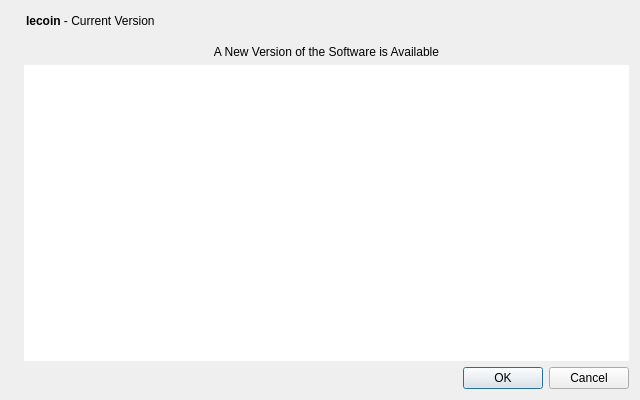
<?xml version="1.0" encoding="UTF-8"?>
<ui version="4.0">
 <class>UpdateDialog</class>
 <widget class="QDialog" name="UpdateDialog">
  <property name="geometry">
   <rect>
    <x>0</x>
    <y>0</y>
    <width>640</width>
    <height>400</height>
   </rect>
  </property>
  <property name="windowTitle">
   <string>LeCoin Update</string>
  </property>
  <layout class="QHBoxLayout" name="horizontalLayout_2">
   <item>
    <widget class="QLabel" name="label_4">
     <property name="sizePolicy">
      <sizepolicy hsizetype="Preferred" vsizetype="Ignored">
       <horstretch>0</horstretch>
       <verstretch>0</verstretch>
      </sizepolicy>
     </property>
     <property name="pixmap">
      <pixmap resource="../bitcoin.qrc">:/images/aboutBackground</pixmap>
     </property>
    </widget>
   </item>
   <item>
    <layout class="QVBoxLayout" name="verticalLayout_2">
     <item>
      <layout class="QHBoxLayout" name="horizontalLayout">
       <property name="leftMargin">
        <number>2</number>
       </property>
       <property name="bottomMargin">
        <number>8</number>
       </property>
       <item>
        <widget class="QLabel" name="label">
         <property name="cursor">
          <cursorShape>IBeamCursor</cursorShape>
         </property>
         <property name="text">
          <string>&lt;html&gt;&lt;head/&gt;&lt;body&gt;&lt;p&gt;&lt;span style=&quot; font-weight:600;&quot;&gt;lecoin&lt;/span&gt; - Current Version&lt;/p&gt;&lt;/body&gt;&lt;/html&gt;</string>
         </property>
         <property name="textInteractionFlags">
          <set>Qt::LinksAccessibleByMouse|Qt::TextSelectableByKeyboard|Qt::TextSelectableByMouse</set>
         </property>
        </widget>
       </item>
       <item>
        <widget class="QLabel" name="versionLabel">
         <property name="cursor">
          <cursorShape>IBeamCursor</cursorShape>
         </property>
         <property name="text">
          <string notr="true"/>
         </property>
         <property name="textInteractionFlags">
          <set>Qt::LinksAccessibleByMouse|Qt::TextSelectableByKeyboard|Qt::TextSelectableByMouse</set>
         </property>
        </widget>
       </item>
       <item>
        <spacer name="horizontalSpacer">
         <property name="orientation">
          <enum>Qt::Horizontal</enum>
         </property>
         <property name="sizeHint" stdset="0">
          <size>
           <width>40</width>
           <height>20</height>
          </size>
         </property>
        </spacer>
       </item>
      </layout>
     </item>
     <item>
      <widget class="QLabel" name="title">
       <property name="cursor">
        <cursorShape>IBeamCursor</cursorShape>
       </property>
       <property name="text">
        <string>A New Version of the Software is Available</string>
       </property>
       <property name="alignment">
        <set>Qt::AlignHCenter|Qt::AlignTop</set>
       </property>
       <property name="margin">
        <number>2</number>
       </property>
       <property name="textInteractionFlags">
        <set>Qt::LinksAccessibleByMouse</set>
       </property>
      </widget>
     </item>
     <item>
      <widget class="QTextEdit" name="description">
       <property name="frameShape">
        <enum>QFrame::NoFrame</enum>
       </property>
       <property name="horizontalScrollBarPolicy">
        <enum>Qt::ScrollBarAlwaysOff</enum>
       </property>
       <property name="undoRedoEnabled">
        <bool>false</bool>
       </property>
       <property name="readOnly">
        <bool>true</bool>
       </property>
       <property name="cursorWidth">
        <number>1</number>
       </property>
       <property name="placeholderText">
        <string extracomment="This is the description of the change."/>
       </property>
      </widget>
     </item>
     <item>
      <widget class="QDialogButtonBox" name="buttonBox">
       <property name="orientation">
        <enum>Qt::Horizontal</enum>
       </property>
       <property name="standardButtons">
        <set>QDialogButtonBox::Cancel|QDialogButtonBox::Ok</set>
       </property>
      </widget>
     </item>
    </layout>
   </item>
  </layout>
 </widget>
 <resources>
  <include location="../bitcoin.qrc"/>
 </resources>
 <connections>
  <connection>
   <sender>buttonBox</sender>
   <signal>rejected()</signal>
   <receiver>UpdateDialog</receiver>
   <slot>reject()</slot>
   <hints>
    <hint type="sourcelabel">
     <x>428</x>
     <y>308</y>
    </hint>
    <hint type="destinationlabel">
     <x>286</x>
     <y>274</y>
    </hint>
   </hints>
  </connection>
  <connection>
   <sender>buttonBox</sender>
   <signal>accepted()</signal>
   <receiver>UpdateDialog</receiver>
   <slot>accept()</slot>
   <hints>
    <hint type="sourcelabel">
     <x>360</x>
     <y>308</y>
    </hint>
    <hint type="destinationlabel">
     <x>157</x>
     <y>274</y>
    </hint>
   </hints>
  </connection>
 </connections>
</ui>
